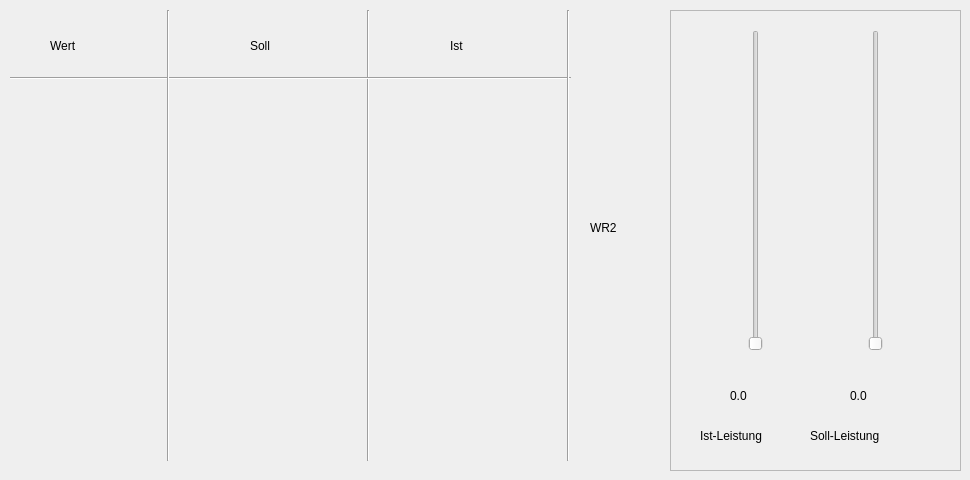
    <widget class="QWidget" name="page_3">
     <widget class="QLabel" name="label_24">
      <property name="geometry">
       <rect>
        <x>50</x>
        <y>30</y>
        <width>111</width>
        <height>31</height>
       </rect>
      </property>
      <property name="styleSheet">
       <string notr="true">font: 12pt &quot;Arial&quot;;</string>
      </property>
      <property name="text">
       <string>Wert</string>
      </property>
     </widget>
     <widget class="Line" name="line_9">
      <property name="geometry">
       <rect>
        <x>360</x>
        <y>10</y>
        <width>16</width>
        <height>451</height>
       </rect>
      </property>
      <property name="orientation">
       <enum>Qt::Vertical</enum>
      </property>
     </widget>
     <widget class="QLabel" name="label_25">
      <property name="geometry">
       <rect>
        <x>450</x>
        <y>30</y>
        <width>111</width>
        <height>31</height>
       </rect>
      </property>
      <property name="styleSheet">
       <string notr="true">font: 12pt &quot;Arial&quot;;</string>
      </property>
      <property name="text">
       <string>Ist</string>
      </property>
     </widget>
     <widget class="QFrame" name="frame_3">
      <property name="geometry">
       <rect>
        <x>670</x>
        <y>10</y>
        <width>291</width>
        <height>461</height>
       </rect>
      </property>
      <property name="frameShape">
       <enum>QFrame::StyledPanel</enum>
      </property>
      <property name="frameShadow">
       <enum>QFrame::Raised</enum>
      </property>
      <widget class="QLabel" name="label_30">
       <property name="geometry">
        <rect>
         <x>140</x>
         <y>410</y>
         <width>121</width>
         <height>31</height>
        </rect>
       </property>
       <property name="styleSheet">
        <string notr="true">font: 12pt &quot;Arial&quot;;</string>
       </property>
       <property name="text">
        <string>Soll-Leistung</string>
       </property>
      </widget>
      <widget class="QSlider" name="sli_Pist_Wr2">
       <property name="geometry">
        <rect>
         <x>50</x>
         <y>20</y>
         <width>71</width>
         <height>321</height>
        </rect>
       </property>
       <property name="orientation">
        <enum>Qt::Vertical</enum>
       </property>
      </widget>
      <widget class="QLabel" name="num_Pist_Wr2">
       <property name="geometry">
        <rect>
         <x>60</x>
         <y>350</y>
         <width>61</width>
         <height>71</height>
        </rect>
       </property>
       <property name="styleSheet">
        <string notr="true">font: 18pt &quot;Arial&quot;;</string>
       </property>
       <property name="text">
        <string>0.0</string>
       </property>
      </widget>
      <widget class="QLabel" name="label_32">
       <property name="geometry">
        <rect>
         <x>30</x>
         <y>410</y>
         <width>111</width>
         <height>31</height>
        </rect>
       </property>
       <property name="styleSheet">
        <string notr="true">font: 12pt &quot;Arial&quot;;</string>
       </property>
       <property name="text">
        <string>Ist-Leistung</string>
       </property>
      </widget>
      <widget class="QSlider" name="sli_Psoll_Wr2">
       <property name="geometry">
        <rect>
         <x>170</x>
         <y>20</y>
         <width>71</width>
         <height>321</height>
        </rect>
       </property>
       <property name="orientation">
        <enum>Qt::Vertical</enum>
       </property>
      </widget>
      <widget class="QLabel" name="num_Psoll_Wr2">
       <property name="geometry">
        <rect>
         <x>180</x>
         <y>350</y>
         <width>61</width>
         <height>71</height>
        </rect>
       </property>
       <property name="styleSheet">
        <string notr="true">font: 18pt &quot;Arial&quot;;</string>
       </property>
       <property name="text">
        <string>0.0</string>
       </property>
      </widget>
     </widget>
     <widget class="QLabel" name="label_34">
      <property name="geometry">
       <rect>
        <x>250</x>
        <y>30</y>
        <width>111</width>
        <height>31</height>
       </rect>
      </property>
      <property name="styleSheet">
       <string notr="true">font: 12pt &quot;Arial&quot;;</string>
      </property>
      <property name="text">
       <string>Soll</string>
      </property>
     </widget>
     <widget class="Line" name="line_10">
      <property name="geometry">
       <rect>
        <x>10</x>
        <y>70</y>
        <width>561</width>
        <height>16</height>
       </rect>
      </property>
      <property name="orientation">
       <enum>Qt::Horizontal</enum>
      </property>
     </widget>
     <widget class="Line" name="line_11">
      <property name="geometry">
       <rect>
        <x>160</x>
        <y>10</y>
        <width>16</width>
        <height>451</height>
       </rect>
      </property>
      <property name="orientation">
       <enum>Qt::Vertical</enum>
      </property>
     </widget>
     <widget class="Line" name="line_12">
      <property name="geometry">
       <rect>
        <x>560</x>
        <y>10</y>
        <width>16</width>
        <height>451</height>
       </rect>
      </property>
      <property name="orientation">
       <enum>Qt::Vertical</enum>
      </property>
     </widget>
     <widget class="QLabel" name="label_3">
      <property name="geometry">
       <rect>
        <x>590</x>
        <y>220</y>
        <width>55</width>
        <height>16</height>
       </rect>
      </property>
      <property name="text">
       <string>WR2</string>
      </property>
     </widget>
    </widget>
